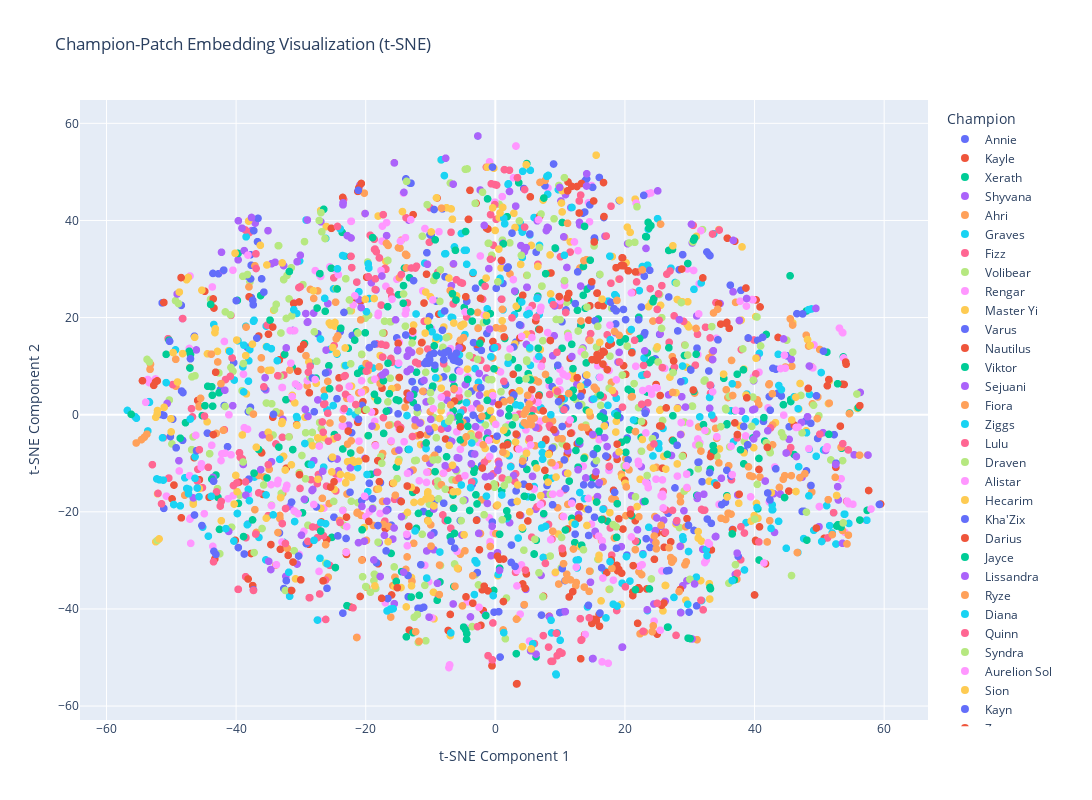

This figure's notebook cell:
### Code cell
# Prepare data for visualization
champion_patch_data = []
for champ_idx in range(num_champions):
    champ_id = champion_id_encoder.classes_[champ_idx]
    try:
        champ_id = int(champ_id)
        champ_name = id_to_name.get(champ_id, f"Unknown ID {champ_id}")
    except ValueError:
        champ_name = str(champ_id)

    for patch_idx in range(num_patches):
        embed_idx = champ_idx * num_patches + patch_idx
        patch_value = patch_values[patch_idx]
        embedding = embeddings[embed_idx]

        champion_patch_data.append(
            {
                "embedding": embedding,
                "champion": champ_name,
                "patch": patch_value,
                "label": f"{champ_name} ({patch_value})",
            }
        )

# Convert embeddings to 2D using t-SNE
all_embeddings = np.stack([data["embedding"] for data in champion_patch_data])
tsne = TSNE(n_components=2, random_state=42)
embeddings_2d = tsne.fit_transform(all_embeddings)

# Create DataFrame for plotting
df = pd.DataFrame(
    {
        "x": embeddings_2d[:, 0],
        "y": embeddings_2d[:, 1],
        "Champion": [data["champion"] for data in champion_patch_data],
        "Patch": [data["patch"] for data in champion_patch_data],
        "Label": [data["label"] for data in champion_patch_data],
    }
)

# Create interactive plot with Plotly
fig = px.scatter(
    df,
    x="x",
    y="y",
    color="Champion",
    hover_data=["Champion", "Patch"],
    title="Champion-Patch Embedding Visualization (t-SNE)",
    labels={"x": "t-SNE Component 1", "y": "t-SNE Component 2"},
)

# Update traces for better visualization
fig.update_traces(marker=dict(size=8), selector=dict(mode="markers"))

# Update layout
fig.update_layout(
    showlegend=True,
    legend=dict(yanchor="top", y=0.99, xanchor="left", x=1.02),
    width=1200,
    height=800,
)

# Show plot
fig.show()

# Optional: Calculate and display patch-to-patch distances for each champion
print("\nAnalyzing patch-to-patch distances for champions:")
for champ_idx in range(num_champions):
    champ_id = champion_id_encoder.classes_[champ_idx]
    try:
        champ_id = int(champ_id)
        champ_name = id_to_name.get(champ_id, f"Unknown ID {champ_id}")
    except ValueError:
        champ_name = str(champ_id)

    patch_embeds = embeddings[champ_idx * num_patches : (champ_idx + 1) * num_patches]
    max_dist = np.max(np.linalg.norm(patch_embeds[:, None] - patch_embeds, axis=2))
    print(f"{champ_name}: Max distance between patches = {max_dist:.4f}")
